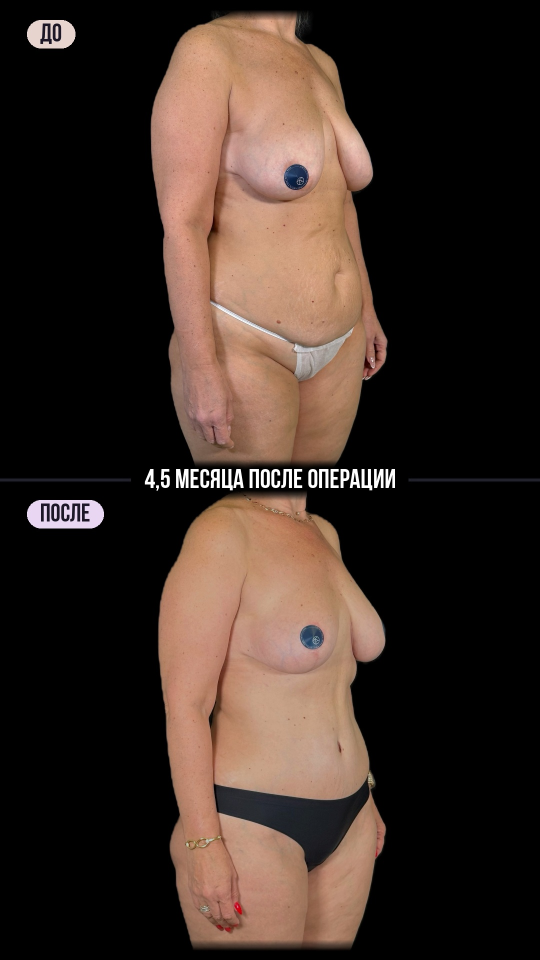
#> input picture Collage_body_three_quarter.jpg, 1080 x 1920 px, given in place of po_front.jpg, which was not available (shown at 1/2 size)
$ python collage_after_before.py ../Collage_body_three_quarter.jpg
#> lines starting #> are read from the running program, lines starting #| are printed output that depends on the picture; after the words box and inside, x2 and y2 are one past the last pixel; in counts of white or black regions, pixels touching at a corner belong together
#!/usr/bin/env python3
"""ПОСЛЕ (top) / ДО (bottom) collages, neck to fingertips, same body scale in both halves, background removed (black).

usage: python3 tools/collage_after_before.py <dir> → <dir>/col_<angle>.png
  <dir>/{po,do}_{front,34,side}.jpg and m_*.png (rembg masks); landmarks (neck y, fingertip y) below.
"""
import sys, os, numpy as np, cv2
D = os.environ.get("COLLAGE_DIR") or sys.argv[1]; W, H = 1080, 1920; PH = H // 2
LM = {"po_front": (155, 1870), "po_34": (115, 1905), "po_side": (65, 1900),
      "do_front": (-10, 1990), "do_34": (70, 2275), "do_side": (30, 2265)}
import json
if os.path.exists(os.path.join(D, "lm.json")): LM = {k: tuple(v) for k, v in json.load(open(os.path.join(D, "lm.json"))).items() if k != "anchor"}   # per-patient landmarks
NAVY = np.float32([0, 12, 40]) / 255
yy, xx = np.mgrid[0:PH, 0:W].astype(np.float32)
BG = np.zeros((PH, W, 3), np.float32)                                          # plain black backdrop (the client's call)
def mask(n):
    im = cv2.imread(os.path.join(D, n + ".jpg")); m = cv2.imread(os.path.join(D, "m_" + n + ".png"), 0) > 128
    g = cv2.cvtColor(im, cv2.COLOR_BGR2HSV)[..., 2]; thr = g > 72                   # the backdrop is near-black: the bright body/leggings come out by brightness too
    hsv = cv2.cvtColor(im, cv2.COLOR_BGR2HSV); backdrop = (hsv[..., 2] < 62) & (hsv[..., 1] < 80)   # grey-black backdrop pixels the matte let through
    k = ((m | thr) & ~backdrop).astype(np.uint8); k = cv2.morphologyEx(k, cv2.MORPH_OPEN, np.ones((5, 5), np.uint8))
    n_, lab, st, _ = cv2.connectedComponentsWithStats(k, 8); big = 1 + np.argmax(st[1:, 4]); k = (lab == big).astype(np.uint8)
    n2, l2, s2, _ = cv2.connectedComponentsWithStats(1 - k, 4)                     # fill only small holes (stickers, gaps), never the backdrop
    for j in range(1, n2):
        if s2[j, 4] < 0.004 * k.size and g[l2 == j].mean() > 60: k[l2 == j] = 1     # a dark hole is the backdrop showing through (between the legs)
    a = cv2.GaussianBlur(k.astype(np.float32), (0, 0), 1.6); return im[..., ::-1].astype(np.float32) / 255, a
def axis(a, y0, y1):
    """the body's lean: a line through the silhouette's mid-points (outer edges) from the neck to the fingertips"""
    sp = y1 - y0; ys = np.arange(int(y0 + 0.1 * sp), int(y0 + 0.9 * sp), 10); xs = []
    for y in ys:
        r = np.where(a[y] > 0.5)[0]; xs.append((r[0] + r[-1]) / 2 if len(r) else np.nan)
    xs = np.array(xs); ok = ~np.isnan(xs); k, b = np.polyfit(ys[ok], xs[ok], 1); return k, b
ANCH = {"front": (12, 942), "34": (12, 942), "side": (12, 942)}             # panel y of the two landmarks; the same for ДО and ПОСЛЕ, so the bodies match
if os.path.exists(os.path.join(D, "lm.json")):
    _j = json.load(open(os.path.join(D, "lm.json"))); ANCH.update({k: tuple(v) for k, v in _j.get("anchor", {}).items()})
def panel(n, span_px=None, top=None):
    """two landmarks (e.g. shoulder top and crotch) land on the same panel heights in ДО and ПОСЛЕ; the body turned upright and centred"""
    im, a = mask(n); y0, y1 = LM[n]; y0c = max(0, y0); k, b = axis(a, y0c, y1); ya, yb = ANCH[n.split("_", 1)[1]]
    ang = np.degrees(np.arctan(k)); ym = (y0 + y1) / 2; xm = k * ym + b                 # pivot: the body's mid-point
    R = cv2.getRotationMatrix2D((float(xm), float(ym)), -ang, 1.0)                        # stand the axis upright
    s = (yb - ya) / (y1 - y0); S = np.float32([[s, 0, W / 2 - xm * s], [0, s, (ya + yb) / 2 - ym * s]])
    M = (np.vstack([S, [0, 0, 1]]) @ np.vstack([R, [0, 0, 1]]))[:2].astype(np.float32)
    fg = cv2.warpAffine(im, M, (W, PH), flags=cv2.INTER_AREA, borderValue=(0, 0, 0)); al = cv2.warpAffine(a, M, (W, PH), flags=cv2.INTER_AREA)[..., None]
    return fg * al + BG * (1 - al)
if __name__ == "__main__":
    for ang in ("front", "34", "side"):
        c = np.vstack([panel("po_" + ang), panel("do_" + ang)]); c[PH - 1:PH + 1] = np.float32([233, 197, 193]) / 255
#> in mask, im is the input picture: shape (1920, 1080, 3); mean B, G, R 37.7, 45.2, 59.7
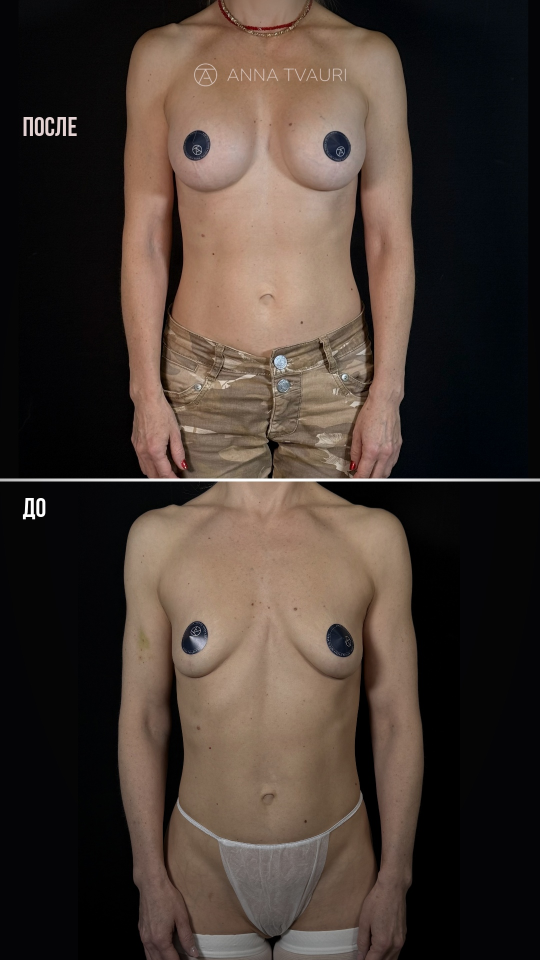
#> input picture Collage_lipo_to_implants_front.jpg, 1080 x 1920 px, given in place of m_po_front.png, which was not available (shown at 1/2 size)
#> in mask, `m = cv2.imread(os.path.join(D, 'm_' + n + '.png'), 0) > 128`:
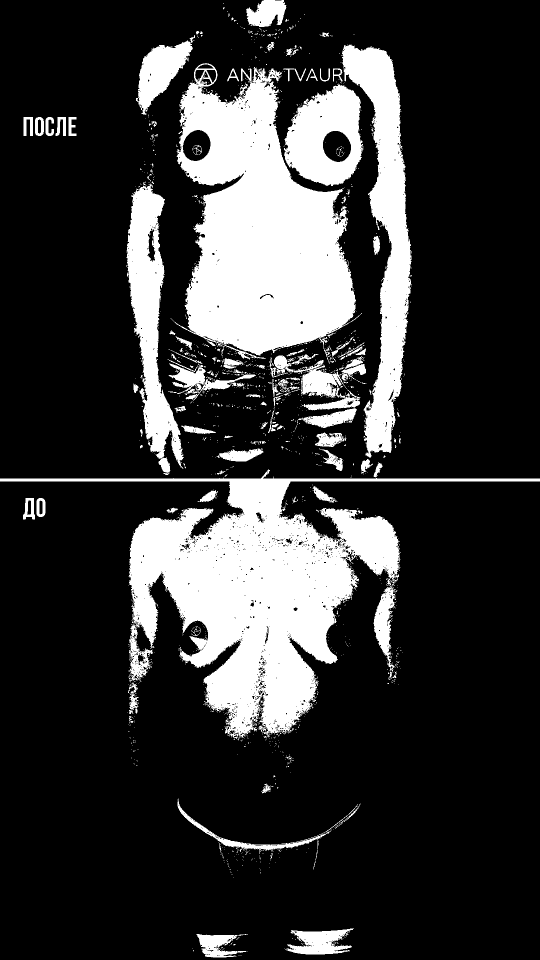
#> m: shape (1920, 1080) bool (shown at 1/2 size); 21% white; 1526 white regions (1395 under 20 px), largest, box (x1, y1, x2, y2) and area: (0, 939, 1080, 1478) 153967, (341, 126, 724, 728) 129313, (682, 89, 823, 915) 45168
#> in mask, `thr = g > 72`: thr: shape (1920, 1080) bool; 32.4% white; 34 white regions (4 under 20 px), largest, box (x1, y1, x2, y2) and area: (302, 26, 775, 927) 335590, (316, 990, 772, 1893) 315643, (54, 1000, 208, 1057) 6159
#> in mask, `hsv = cv2.cvtColor(im, cv2.COLOR_BGR2HSV)`: hsv: shape (1920, 1080, 3); mean H, S, V 6.6, 36.9, 59.9
#> in mask, `backdrop = (hsv[..., 2] < 62) & (hsv[..., 1] < 80)`:
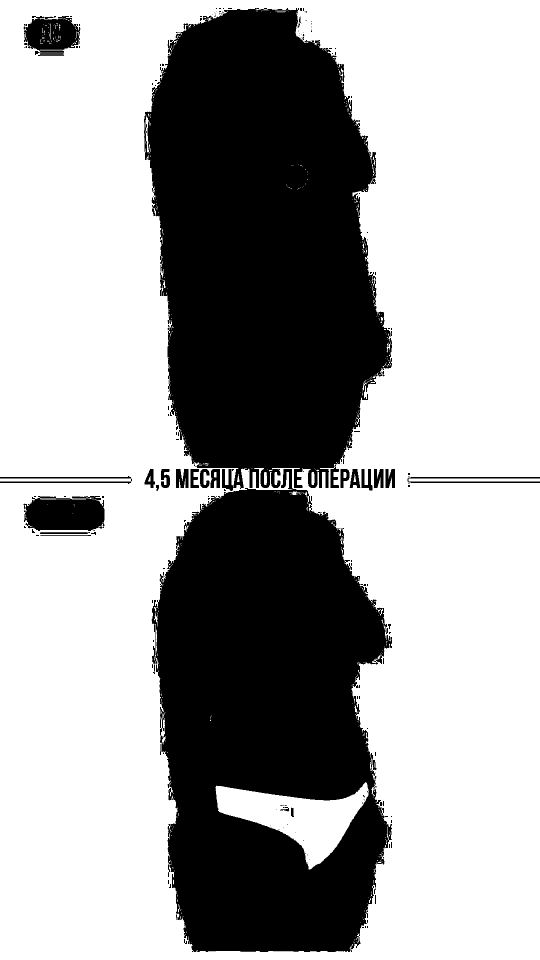
#> backdrop: shape (1920, 1080) bool (shown at 1/2 size); 65.2% white; 251 black regions (203 under 20 px), largest, box (x1, y1, x2, y2) and area: (288, 16, 784, 982) 357937, (303, 938, 784, 1904) 335013, (47, 992, 209, 1062) 9647
#> in mask, `k = ((m | thr) & ~backdrop).astype(np.uint8)`: k: shape (1920, 1080); values 0 (black) and 1 (white), 32.9% white; 191 white regions (153 under 20 px), largest, box (x1, y1, x2, y2) and area: (301, 18, 784, 931) 340094, (316, 976, 779, 1904) 320504, (50, 996, 208, 1057) 6409
#> in mask, `k = cv2.morphologyEx(k, cv2.MORPH_OPEN, np.ones((5, 5), np.uint8))`: k: shape (1920, 1080); values 0 (black) and 1 (white), 32.7% white; 33 white regions, largest, box (x1, y1, x2, y2) and area: (302, 18, 780, 928) 337912, (317, 978, 773, 1904) 318911, (51, 998, 208, 1057) 5959
#> in mask, `n_, lab, st, _ = cv2.connectedComponentsWithStats(k, 8)`:
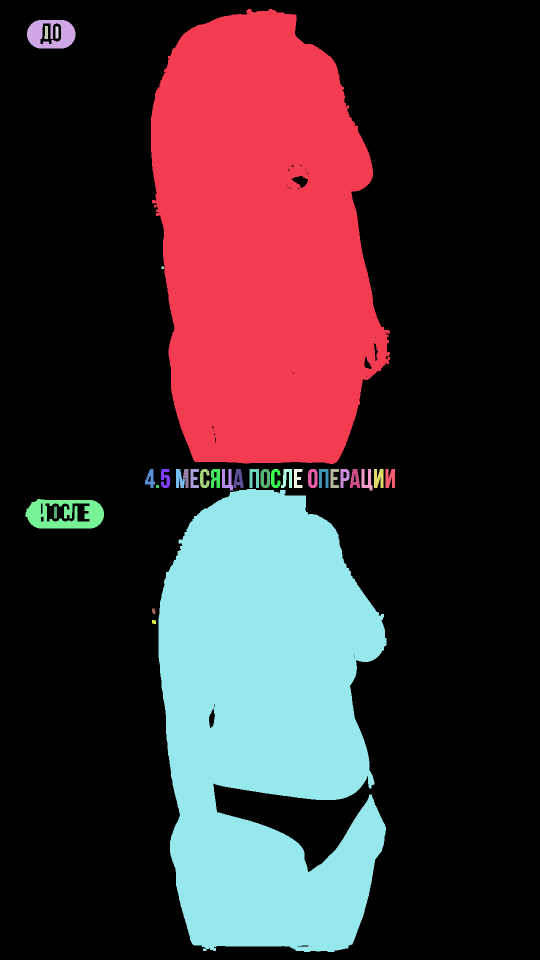
#> lab: shape (1920, 1080) int32 (shown at 1/2 size); 34 distinct labels, from 0 to 33; one colour per label, 0 black
#> in mask, `n_, lab, st, _ = cv2.connectedComponentsWithStats(k, 8)`: n_ = 34; st = 34 rows, first 6: [0, 0, 1080, 1920, 1396069], [302, 18, 478, 910, 337912], [54, 40, 97, 57, 3650], [89, 52, 7, 26, 163], [111, 53, 6, 24, 144], [323, 533, 5, 5, 25]
#> in mask, `big = 1 + np.argmax(st[1:, 4])`: big = 1
#> in mask, `k = (lab == big).astype(np.uint8)`: k: shape (1920, 1080); values 0 (black) and 1 (white), 16.3% white; 1 white region, box (x1, y1, x2, y2) and area: (302, 18, 780, 928) 337912
#> in mask, `n2, l2, s2, _ = cv2.connectedComponentsWithStats(1 - k, 4)`:
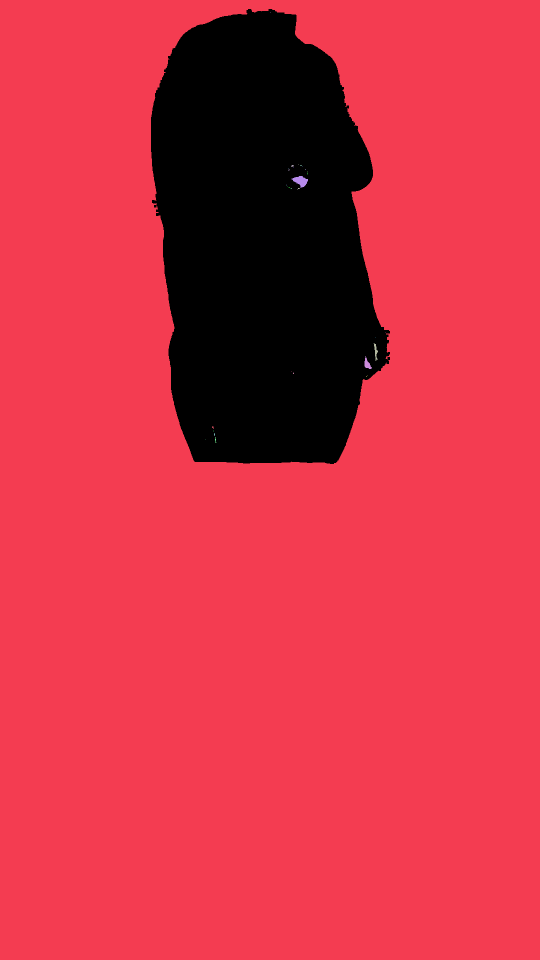
#> l2: shape (1920, 1080) int32 (shown at 1/2 size); 32 distinct labels, from 0 to 31; one colour per label, 0 black
#> in mask, `n2, l2, s2, _ = cv2.connectedComponentsWithStats(1 - k, 4)`: n2 = 32; s2 = 32 rows, first 6: [302, 18, 478, 910, 337912], [0, 0, 1080, 1920, 1734847], [540, 24, 1, 1, 1], [597, 329, 1, 1, 1], [582, 330, 5, 3, 11], [600, 330, 4, 2, 4]
#> after the loop in mask, `for j in range(1, n2):`: k: shape (1920, 1080); values 0 (black) and 1 (white), 16.3% white; 1 white region, box (x1, y1, x2, y2) and area: (302, 18, 780, 928) 338397
#> in panel, `im, a = mask(n)`:
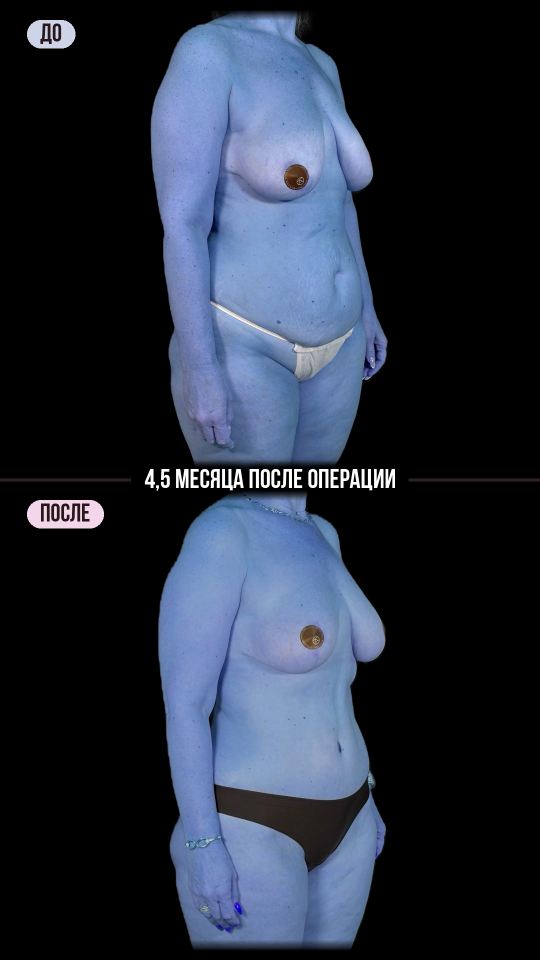
#> im: shape (1920, 1080, 3) float32 (shown at 1/2 size); mean of channels 0, 1, 2 0.234, 0.177, 0.148; drawn as B, G, R
#> in panel, `k, b = axis(a, y0c, y1)`: k = 0.0449; b = 506.4
#> in panel, `ang = np.degrees(np.arctan(k))`: ang = 2.57
#> in panel, `xm = k * ym + b`: xm = 551.9
#> in panel, `R = cv2.getRotationMatrix2D((float(xm), float(ym)), -ang, 1.0)`: R = [[0.999, -0.0449, 46.02], [0.0449, 0.999, -23.76]]
#> in panel, `S = np.float32([[s, 0, W / 2 - xm * s], [0, s, (ya + yb) / 2 - ym * s]`: S = [[0.542, 0, 240.7], [0, 0.542, -72.05]]
#> in panel, `M = (np.vstack([S, [0, 0, 1]]) @ np.vstack([R, [0, 0, 1]]))[:2].astype..`: M = [[0.542, -0.0243, 265.7], [0.0243, 0.542, -84.94]]
#> in panel, `return fg * al + BG * (1 - al)`:
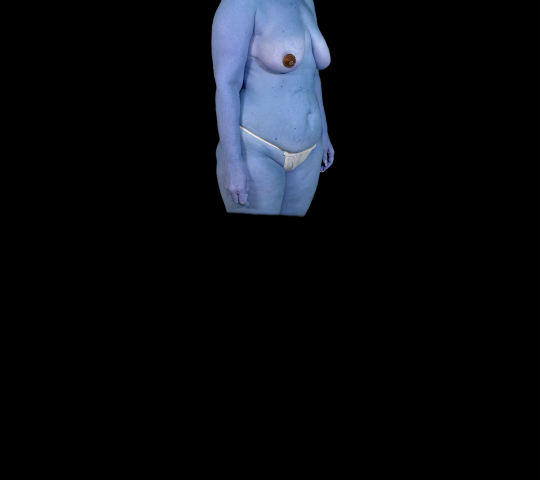
#> returned value: shape (960, 1080, 3) float32 (shown at 1/2 size); mean of channels 0, 1, 2 0.0622, 0.0463, 0.0382; drawn as B, G, R
#> in mask, im is the input picture: shape (1920, 1080, 3); mean B, G, R 51.5, 59, 71.5
#> (the run stopped early here; a loop or call above may not have finished)
